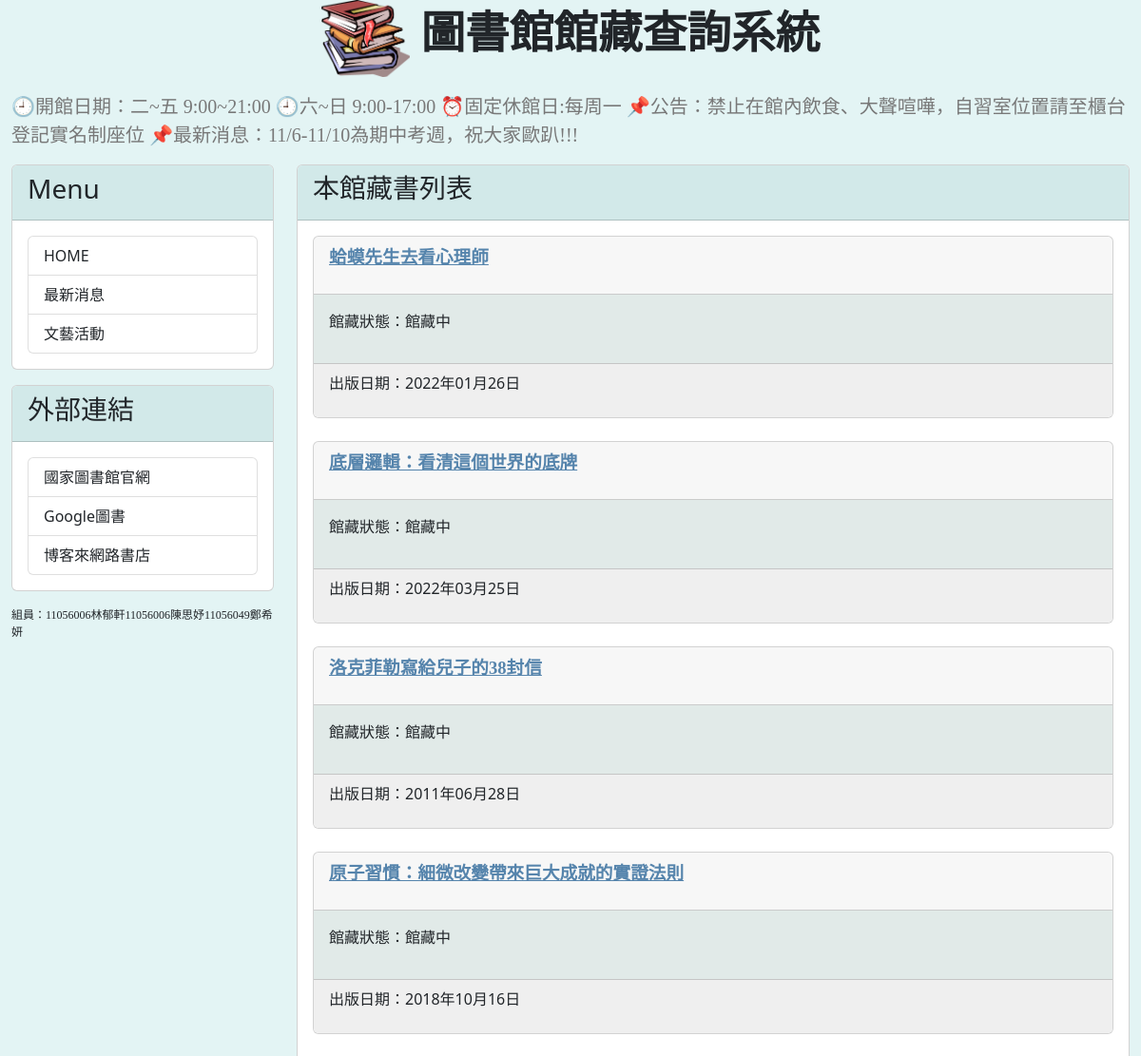
The app's page / (upper part), older data.
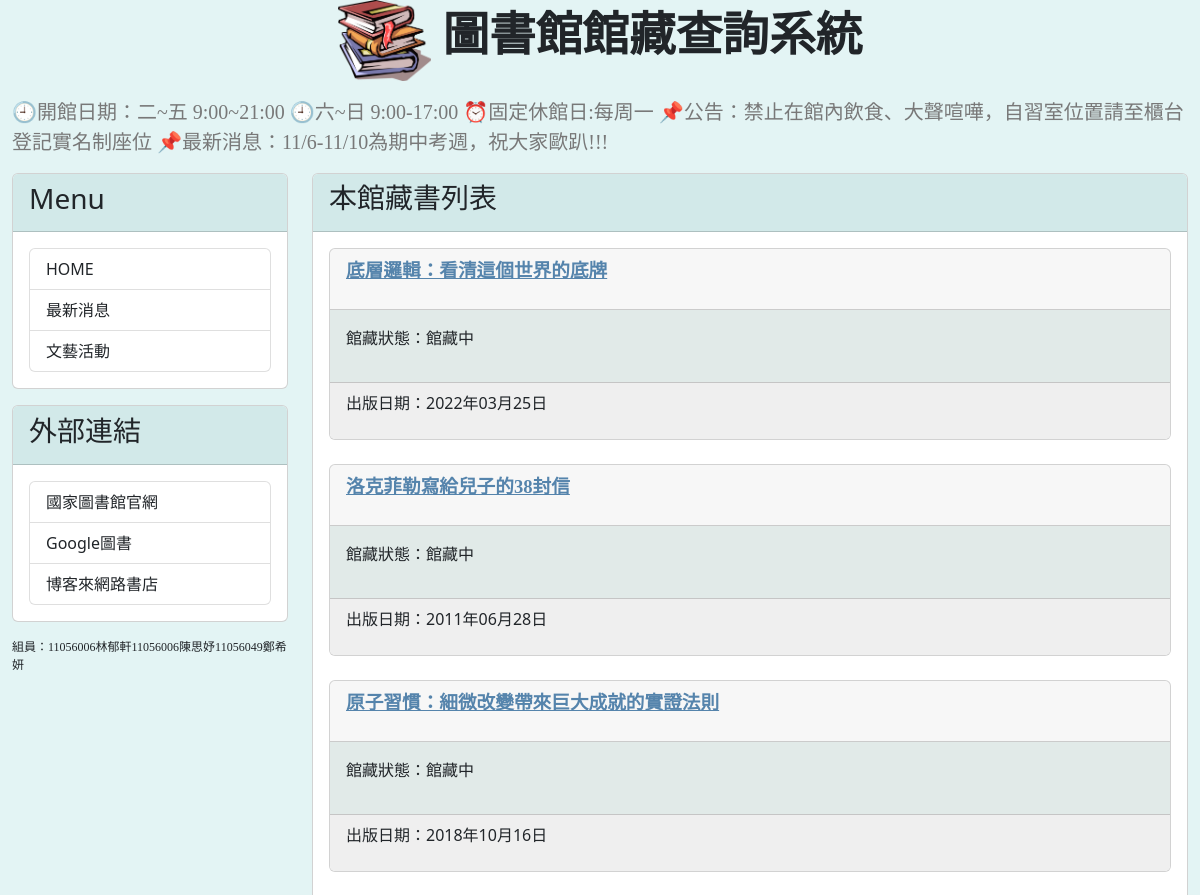
The same page, newer data.
### mysite/models.py (models this page shows, shortened)
class Postdetail(models.Model):
    state=(
        ("館藏中","館藏中"),
        ("預約中","預約中"),
        ("借出中","借出中"),
    )
    Bookname = models.CharField(max_length=200)
    Author = models.CharField(max_length=100)
    slug = models.CharField(max_length=200)
    Content = models.TextField()
    Publiccationdate = models.CharField(max_length=20)
    State = models.CharField(max_length=8,choices=state)

### mysite/views.py (the view)
# urls.py: path('',homepage),
def homepage(request):
    postdetails = Postdetail.objects.all()
    now = datetime.now()
    return render(request,'index.html',locals())

### templates/index.html (shortened to what this page needs)
{% extends 'base.html' %}
{% block headmessage %}
<h3 style='font-family:標楷體;'>本館藏書列表 </h3>
{% endblock %}
{% block content %}
{% for post in postdetails %}
<div class='card';>
    <div class='card-header'>
        <p style='font-family:微軟正黑體;font-size:14pt;font-weight:bold;'>
            <a href='/post/{{post.slug}}'style="color:#5584AC;">{{ post.Bookname }}</a>
        </p>
    </div>
    <div class='card-body' style='background-color:#E1EAE8'>
        <p>
         館藏狀態：{{ post.State | truncatechars:40 }}
        </p>
    </div>
    <div class='card-footer'  style='background-color:#efefef'>
        <p>
            出版日期：{{ post.Publiccationdate}}
        </p>
    </div>
</div>
<br>
{% endfor %}
{% endblock %}

### templates/base.html (shortened to what this page needs)
<!DOCTYPE>
{% load static %}
<html>
    <head>
        <link href="https://cdn.jsdelivr.net/npm/bootstrap@5.2.2/dist/css/bootstrap.min.css" rel="stylesheet">
    </head>
    <body style = "background-color:#E3F4F4";>
        <div class="container-fluid">
            {% include 'header.html' %}
            <div class="row">
                <div class="col-sm-3 col-md-3">
                    <div class="card">
                        <div class="card-header"style="background-color:#D2E9E9">
                            <h3>Menu</h3>
                        </div>
                        <div class="card-body">
                            <div class='list-group'>
                                <a href='/' class='list-group-item'>HOME</a>
                                <a href='/newinformation/'class='list-group-item'>最新消息</a>
                                <a class='list-group-item'>文藝活動</a>
                            </div>
                        </div>
                    </div>
                    <p>
                    <div class="card">
                        <div class="card-header"style="background-color:#D2E9E9">
                            <h3>外部連結</h3>
                        </div>
                        <div class="card-body">
                            <div class='list-group'>
                                <a href='https://www.ncl.edu.tw/' class='list-group-item'>國家圖書館官網</a>
                                <a href='https://books.google.com.tw/' class='list-group-item'>Google圖書</a>
                                <a href='https://www.books.com.tw/?gad_source=1&gclid=Cj0KCQjwhfipBhCqARIsAH9msbmLWMHGfCjkb4KG1WgoYhrc4CC4vdOaqbge5ZxcGjxxvwV9Trg2RegaAtsKEALw_wcB' class='list-group-item'>博客來網路書店</a>
                            </div>
                        </div>
                    </div>
                    <p>
                    <p style="font-family: 微軟正黑體;font-size: 12px;float:middle">組員：11056006林郁軒11056006陳思妤11056049鄭希妍</p>
                </div>
                <div class="col-sm-9 col-md-9">
                    <div class="card">
                        <div class="card-header"style="background-color:#D2E9E9">
                            {% block headmessage %}
                            {% endblock %}
                        </div>
                        <div class="card-body">
                            {% block content %} {% endblock %}
                        </div>
                    </div>
                </div>
            </div>
        </div>
    </body>
    </html>

### templates/header.html
{% load static %}
<div class="well">
    <h1 style="font-family: 微軟正黑體; font-size: 35pt; font-weight: bold; text-align: center;">
        <img src="{% static "images/book.png" %}" width="93">
        圖書館館藏查詢系統
    </h1>
    <p>
        <marquee direction="left">
            <span style="font-family: 微軟正黑體; color: #787878; font-size: 20px;">
                🕘開館日期：二~五 9:00~21:00 🕘六~日 9:00-17:00 ⏰固定休館日:每周一 📌公告：禁止在館內飲食、大聲喧嘩，自習室位置請至櫃台登記實名制座位 📌最新消息：11/6-11/10為期中考週，祝大家歐趴!!!
            </span>
        </marquee>
    </p>
</div>

Row changes from the older to the newer data that the page shows:
removed Postdetail: Bookname "蛤蟆先生去看心理師", State "館藏中", Publiccationdate "2022年01月26日"
